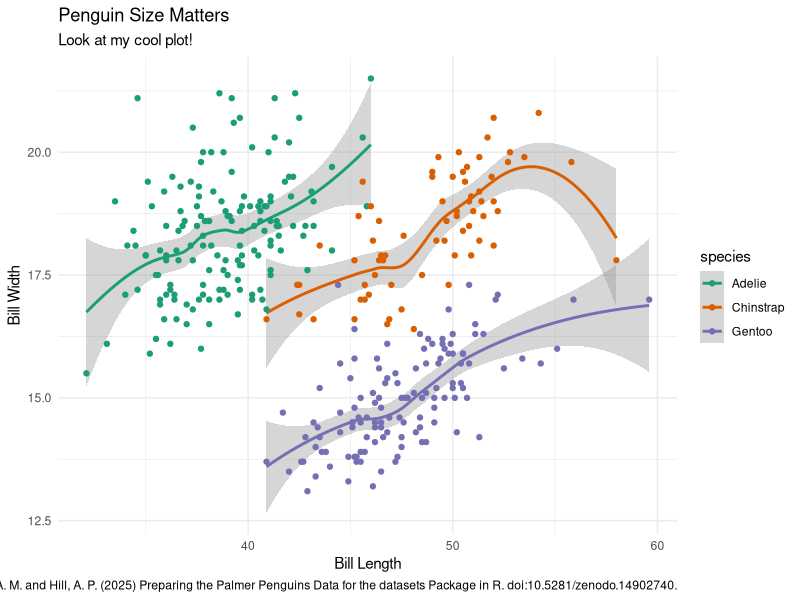

The R source for this figure:
# class notes 9.3

library(tidyverse)

glimpse(penguins)
?penguins
view(penguins)

# in general, only add a third variable using color or similar

ggplot(penguins, aes(x=bill_len, y = bill_dep, color = species )) +
  geom_smooth() +
  geom_point() +
  labs( x = "Bill Length", 
        y = "Bill Width",
        title = "Penguin Size Matters",
        subtitle = "Look at my cool plot!",
        caption = "Source: Kaye, E., Turner, H., Gorman, K. B., Horst, A. M. and Hill, A. P. (2025) Preparing the Palmer Penguins Data for the datasets Package in R. doi:10.5281/zenodo.14902740.") +
  scale_color_brewer(palette = "Dark2") +
  theme_minimal()
